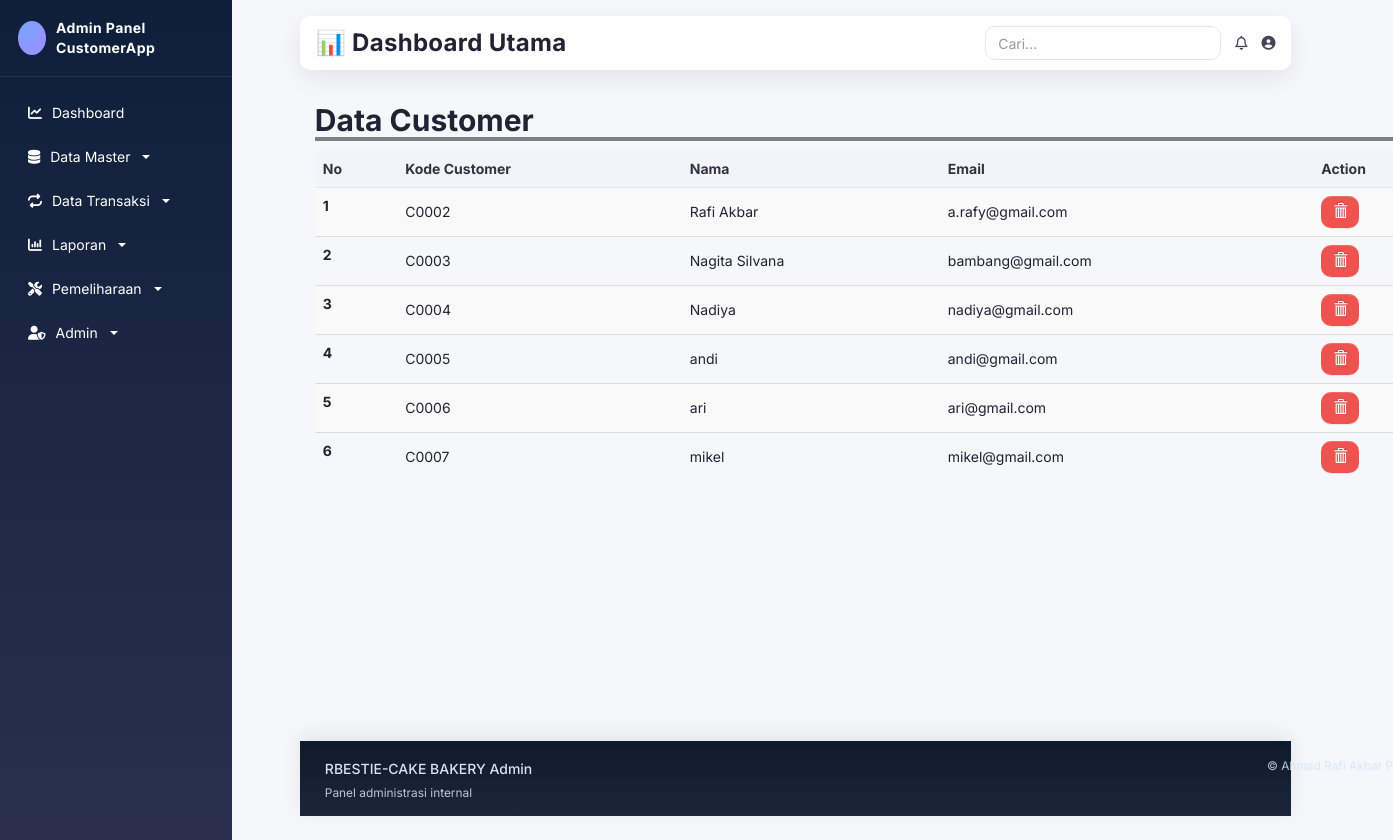
Before: /admin/m_customer.php (signed in) with the older database file.
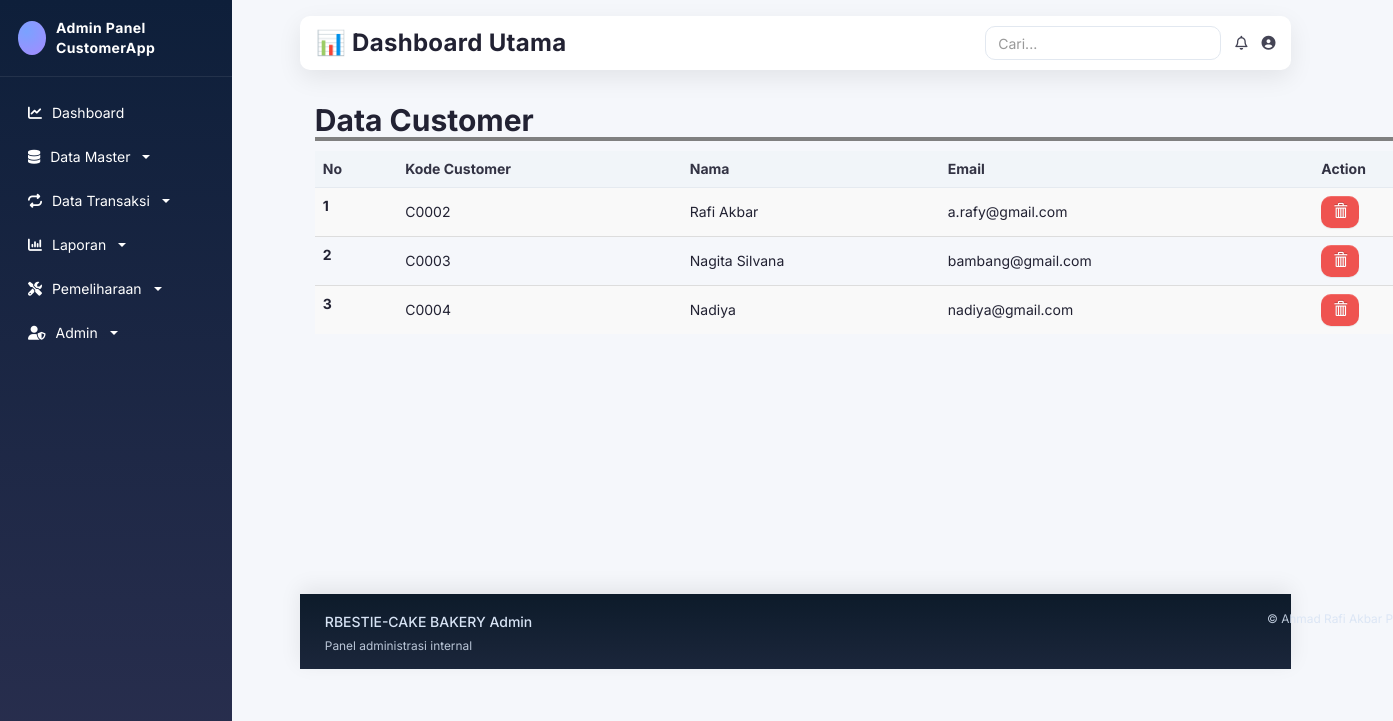
After: the same page with the newer database file.
### tables this page shows
CREATE TABLE `customer` (
  `kode_customer` varchar(100) NOT NULL,
  `nama` varchar(100) NOT NULL,
  `email` varchar(100) NOT NULL,
  `username` varchar(100) NOT NULL,
  `password` varchar(100) NOT NULL,
  `telp` varchar(200) NOT NULL
);

### admin/m_customer.php (the view, shortened to what this page needs)
<?php
include 'header.php';
?>
<div class="container">
	<h2 style=" width: 100%; border-bottom: 4px solid gray"><b>Data Customer</b></h2>
	<table class="table table-striped">
		<thead>
			<tr>
				<th scope="col">No</th>
				<th scope="col">Kode Customer</th>
				<th scope="col">Nama</th>
				<th scope="col">Email</th>
				<th scope="col">Action</th>
			</tr>
		</thead>
		<tbody>
			<?php
			$result = mysqli_query($conn, "SELECT * FROM customer order by kode_customer asc");
			$no =1;
			while ($row = mysqli_fetch_assoc($result)) {
				?>
				<tr>
					<th scope="row"><?php echo $no; ?></th>
					<td><?= $row['kode_customer'];  ?></td>
					<td><?= $row['nama'];  ?></td>
					<td><?= $row['email'];  ?></td>
					<td><a href="m_customer.php?kode=<?php echo $row['kode_customer'];?>&page=del" class="btn btn-danger" onclick="return confirm('Yakin Ingin Menghapus Data ?')"><i class="glyphicon glyphicon-trash"></i> </a></td>
				</tr>
				<?php
				$no++;
			}
			?>
		</tbody>
	</table>
</div>
<br>
<br>
<br>
<br>
<br>
<br>
<br>
<br>
<br>
<br>
<br>
<br>
<?php
include 'footer.php';
?>

### admin/header.php (shortened to what this page needs)
<?php
$current = basename($_SERVER['PHP_SELF']);
?>
<!DOCTYPE html>
<html>
<head>
	<link rel="stylesheet" type="text/css" href="../css/bootstrap.min.css">
	<link rel="stylesheet" type="text/css" href="../css/style.css">
	<link rel="stylesheet" type="text/css" href="../css/bootstrap-theme.css">
    <link rel="stylesheet" href="https://cdnjs.cloudflare.com/ajax/libs/font-awesome/6.5.0/css/all.min.css">
</head>
<body>
	<div class="container-fluid" style="padding:0;">
		<div class="row" style="margin:0;">
            <aside class="sidebar col-sm-3 col-md-2" style="padding:0; background: linear-gradient(180deg, #0e1f3a, #2a2f4f); min-height:100vh; position:fixed; top:0; bottom:0; left:0;">
                <div class="sidebar-header"><span class="logo-circle"></span><span>Admin Panel CustomerApp</span></div>
                <ul class="nav nav-pills nav-stacked" style="padding:12px 6px;">
                    <li class="<?php echo $current==='halaman_utama.php' ? 'active' : '';?>"><a href="halaman_utama.php" style="color:#fff;"><i class="fa-solid fa-chart-line"></i><span>Dashboard</span></a></li>
					<li class="dropdown">
                        <a href="#" class="dropdown-toggle" data-toggle="dropdown" style="color:#fff;"><i class="fa-solid fa-database"></i><span>Data Master</span> <span class="caret"></span></a>
					</li>
					<li class="dropdown">
                        <a href="#" class="dropdown-toggle" data-toggle="dropdown" style="color:#fff;"><i class="fa-solid fa-repeat"></i><span>Data Transaksi</span> <span class="caret"></span></a>
					</li>
					<li class="dropdown">
                        <a href="#" class="dropdown-toggle" data-toggle="dropdown" style="color:#fff;"><i class="fa-solid fa-chart-column"></i><span>Laporan</span> <span class="caret"></span></a>
					</li>
					<li class="dropdown">
                        <a href="#" class="dropdown-toggle" data-toggle="dropdown" style="color:#fff;"><i class="fa-solid fa-screwdriver-wrench"></i><span>Pemeliharaan</span> <span class="caret"></span></a>
					</li>
					<li class="dropdown">
                        <a href="#" class="dropdown-toggle" data-toggle="dropdown" style="color:#fff;"><i class="fa-solid fa-user-shield"></i><span>Admin</span> <span class="caret"></span></a>
					</li>
				</ul>
			</aside>
            <section class="col-sm-9 col-md-10 col-sm-offset-3 col-md-offset-2 page-container">
                <div class="topbar">
                    <h3 style="margin:0; font-weight:700; letter-spacing:.3px;">📊 Dashboard Utama</h3>
                    <div class="icons">
                        <form class="search" method="GET" action="#" onsubmit="return false;">
                            <input type="text" class="form-control" placeholder="Cari...">
                        </form>
                        <i class="fa-regular fa-bell"></i>
                        <i class="fa-solid fa-user-circle"></i>
                    </div>
                </div>

### admin/footer.php
<footer style="background: linear-gradient(180deg, #0d1b2a, #1b263b); padding: 14px 10px; color:#d7e3f4; box-shadow: 0 -6px 20px rgba(0,0,0,0.08);" class="print">
    <div class="container">
        <div class="row">
            <div class="col-sm-6">
                <h5 style="margin:6px 0;">RBESTIE-CAKE BAKERY Admin</h5>
                <small style="opacity:.85;">Panel administrasi internal</small>
            </div>
            <div class="col-sm-6" style="text-align:right;">
                <small style="opacity:.85;">&copy; Ahmad Rafi Akbar Putra Hamzah</small>
            </div>
        </div>
    </div>
</footer>
</body>
</html>

### css/style.css (style rules this page uses)
body { margin:0; padding: 0; }

### admin/header.php (style rules this page uses)
:root { --admin-bg:#0d1b2a; --admin-surface:#ffffff; --admin-accent:#2fbf71; --admin-accent-2:#1b263b; --admin-muted:#6c7a89; --admin-radius:12px; --admin-shadow:0 8px 24px rgba(0,0,0,0.08); }
html, body { height:100%; }
body { margin:0; background:#f5f7fb; color:#223; font-family:"Inter","Segoe UI", Tahoma, Geneva, Verdana, sans-serif; display:flex; flex-direction:column; }
.btn { border-radius:10px; border:none; }
.btn-danger { background:#ef5350; }
.table>thead>tr>th { background:#f1f5f9; color:#334; border-bottom:1px solid #e5eaf0; }
.table>tbody>tr>td { vertical-align: middle; }
.form-control { border-radius:10px; border:1px solid #e2e8f0; box-shadow:none; }
footer { margin-top:auto; }
.page-container { padding: 16px 0 24px; }
.sidebar .nav>li>a { color:#fff; border-radius:8px; margin:4px 10px; padding:10px 12px; display:flex; align-items:center; gap:10px; }
.btn, .nav a, .dropdown-menu a, .form-control { transition: all .2s ease; }
.sidebar-header { padding:18px; color:#fff; font-weight:700; letter-spacing:.4px; border-bottom:1px solid rgba(255,255,255,.08); display:flex; align-items:center; gap:10px; }
.sidebar-header .logo-circle { width:34px; height:34px; border-radius:50%; background: radial-gradient(circle at 30% 30%, #7aa2ff, #a48bff); display:inline-block; }
.topbar { background:#fff; box-shadow: var(--admin-shadow); padding:10px 16px; display:flex; align-items:center; justify-content:space-between; margin-bottom:14px; border-radius:10px; }
.topbar .search { max-width: 320px; width: 100%; }
.topbar .icons { display:flex; align-items:center; gap:14px; color:#445; }

Changed rows visible on the page:
removed customer: kode_customer "C0005", nama "andi", email "andi@gmail.com"
removed customer: kode_customer "C0006", nama "ari", email "ari@gmail.com"
removed customer: kode_customer "C0007", nama "mikel", email "mikel@gmail.com"
